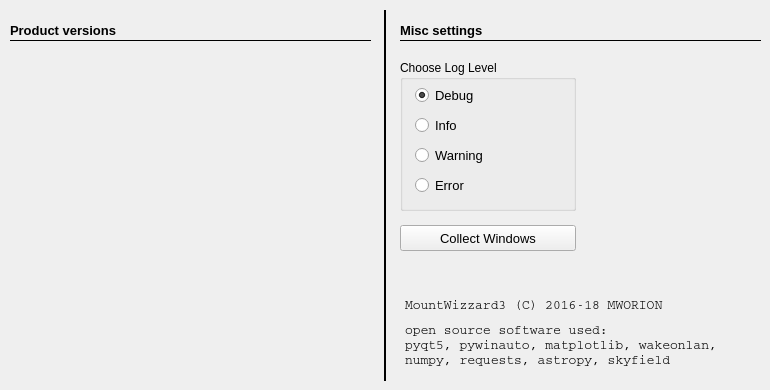
     <widget class="QWidget" name="tab_11">
      <attribute name="title">
       <string>Versions</string>
      </attribute>
      <widget class="QLabel" name="le_firmwareProductName_2">
       <property name="geometry">
        <rect>
         <x>405</x>
         <y>295</y>
         <width>271</width>
         <height>21</height>
        </rect>
       </property>
       <property name="font">
        <font>
         <family>Courier</family>
         <pointsize>10</pointsize>
        </font>
       </property>
       <property name="text">
        <string>MountWizzard3 (C) 2016-18 MWORION</string>
       </property>
      </widget>
      <widget class="QLabel" name="label_56">
       <property name="geometry">
        <rect>
         <x>10</x>
         <y>20</y>
         <width>161</width>
         <height>21</height>
        </rect>
       </property>
       <property name="font">
        <font>
         <family>Arial</family>
         <pointsize>10</pointsize>
         <weight>75</weight>
         <bold>true</bold>
        </font>
       </property>
       <property name="text">
        <string>Product versions</string>
       </property>
      </widget>
      <widget class="Line" name="line_6">
       <property name="geometry">
        <rect>
         <x>10</x>
         <y>40</y>
         <width>361</width>
         <height>1</height>
        </rect>
       </property>
       <property name="font">
        <font>
         <pointsize>10</pointsize>
        </font>
       </property>
       <property name="frameShadow">
        <enum>QFrame::Plain</enum>
       </property>
       <property name="orientation">
        <enum>Qt::Horizontal</enum>
       </property>
      </widget>
      <widget class="QGroupBox" name="logginLevel">
       <property name="geometry">
        <rect>
         <x>400</x>
         <y>60</y>
         <width>176</width>
         <height>151</height>
        </rect>
       </property>
       <property name="title">
        <string>Choose Log Level</string>
       </property>
       <widget class="QRadioButton" name="loglevelDebug">
        <property name="geometry">
         <rect>
          <x>15</x>
          <y>25</y>
          <width>121</width>
          <height>21</height>
         </rect>
        </property>
        <property name="font">
         <font>
          <pointsize>10</pointsize>
         </font>
        </property>
        <property name="toolTip">
         <string>&lt;html&gt;&lt;head/&gt;&lt;body&gt;&lt;p&gt;Choose local solver&lt;/p&gt;&lt;/body&gt;&lt;/html&gt;</string>
        </property>
        <property name="text">
         <string>Debug</string>
        </property>
        <property name="checked">
         <bool>true</bool>
        </property>
       </widget>
       <widget class="QRadioButton" name="loglevelInfo">
        <property name="geometry">
         <rect>
          <x>15</x>
          <y>55</y>
          <width>76</width>
          <height>21</height>
         </rect>
        </property>
        <property name="font">
         <font>
          <pointsize>10</pointsize>
         </font>
        </property>
        <property name="toolTip">
         <string>&lt;html&gt;&lt;head/&gt;&lt;body&gt;&lt;p&gt;Choose online solver nova.astrometry.net as solver&lt;/p&gt;&lt;/body&gt;&lt;/html&gt;</string>
        </property>
        <property name="text">
         <string>Info</string>
        </property>
        <property name="checked">
         <bool>false</bool>
        </property>
       </widget>
       <widget class="QRadioButton" name="loglevelWarning">
        <property name="geometry">
         <rect>
          <x>15</x>
          <y>85</y>
          <width>106</width>
          <height>21</height>
         </rect>
        </property>
        <property name="font">
         <font>
          <pointsize>10</pointsize>
         </font>
        </property>
        <property name="toolTip">
         <string>&lt;html&gt;&lt;head/&gt;&lt;body&gt;&lt;p&gt;Choose online solver nova.astrometry.net as solver&lt;/p&gt;&lt;/body&gt;&lt;/html&gt;</string>
        </property>
        <property name="text">
         <string>Warning</string>
        </property>
        <property name="checked">
         <bool>false</bool>
        </property>
       </widget>
       <widget class="QRadioButton" name="loglevelError">
        <property name="geometry">
         <rect>
          <x>15</x>
          <y>115</y>
          <width>106</width>
          <height>21</height>
         </rect>
        </property>
        <property name="font">
         <font>
          <pointsize>10</pointsize>
         </font>
        </property>
        <property name="toolTip">
         <string>&lt;html&gt;&lt;head/&gt;&lt;body&gt;&lt;p&gt;Choose online solver nova.astrometry.net as solver&lt;/p&gt;&lt;/body&gt;&lt;/html&gt;</string>
        </property>
        <property name="text">
         <string>Error</string>
        </property>
        <property name="checked">
         <bool>false</bool>
        </property>
       </widget>
      </widget>
      <widget class="Line" name="line_57">
       <property name="geometry">
        <rect>
         <x>380</x>
         <y>10</y>
         <width>11</width>
         <height>371</height>
        </rect>
       </property>
       <property name="styleSheet">
        <string notr="true"/>
       </property>
       <property name="frameShadow">
        <enum>QFrame::Plain</enum>
       </property>
       <property name="lineWidth">
        <number>2</number>
       </property>
       <property name="orientation">
        <enum>Qt::Vertical</enum>
       </property>
      </widget>
      <widget class="Line" name="line_9">
       <property name="geometry">
        <rect>
         <x>400</x>
         <y>40</y>
         <width>361</width>
         <height>1</height>
        </rect>
       </property>
       <property name="font">
        <font>
         <pointsize>10</pointsize>
        </font>
       </property>
       <property name="frameShadow">
        <enum>QFrame::Plain</enum>
       </property>
       <property name="orientation">
        <enum>Qt::Horizontal</enum>
       </property>
      </widget>
      <widget class="QLabel" name="label_59">
       <property name="geometry">
        <rect>
         <x>400</x>
         <y>20</y>
         <width>161</width>
         <height>21</height>
        </rect>
       </property>
       <property name="font">
        <font>
         <family>Arial</family>
         <pointsize>10</pointsize>
         <weight>75</weight>
         <bold>true</bold>
        </font>
       </property>
       <property name="text">
        <string>Misc settings</string>
       </property>
      </widget>
      <widget class="QPushButton" name="btn_resetWindowSizes">
       <property name="geometry">
        <rect>
         <x>400</x>
         <y>225</y>
         <width>176</width>
         <height>26</height>
        </rect>
       </property>
       <property name="font">
        <font>
         <family>Arial</family>
         <pointsize>10</pointsize>
        </font>
       </property>
       <property name="toolTip">
        <string>&lt;html&gt;&lt;head/&gt;&lt;body&gt;&lt;p&gt;Opens the image window&lt;/p&gt;&lt;/body&gt;&lt;/html&gt;</string>
       </property>
       <property name="styleSheet">
        <string notr="true"/>
       </property>
       <property name="text">
        <string>Collect Windows</string>
       </property>
      </widget>
      <widget class="QLabel" name="le_firmwareProductName_3">
       <property name="geometry">
        <rect>
         <x>405</x>
         <y>320</y>
         <width>271</width>
         <height>21</height>
        </rect>
       </property>
       <property name="font">
        <font>
         <family>Courier</family>
         <pointsize>10</pointsize>
        </font>
       </property>
       <property name="text">
        <string>open source software used: </string>
       </property>
      </widget>
      <widget class="QLabel" name="le_firmwareProductName_4">
       <property name="geometry">
        <rect>
         <x>405</x>
         <y>335</y>
         <width>321</width>
         <height>21</height>
        </rect>
       </property>
       <property name="font">
        <font>
         <family>Courier</family>
         <pointsize>10</pointsize>
        </font>
       </property>
       <property name="text">
        <string>pyqt5, pywinauto, matplotlib, wakeonlan,</string>
       </property>
      </widget>
      <widget class="QLabel" name="le_firmwareProductName_5">
       <property name="geometry">
        <rect>
         <x>405</x>
         <y>350</y>
         <width>321</width>
         <height>21</height>
        </rect>
       </property>
       <property name="font">
        <font>
         <family>Courier</family>
         <pointsize>10</pointsize>
        </font>
       </property>
       <property name="text">
        <string>numpy, requests, astropy, skyfield</string>
       </property>
      </widget>
     </widget>
